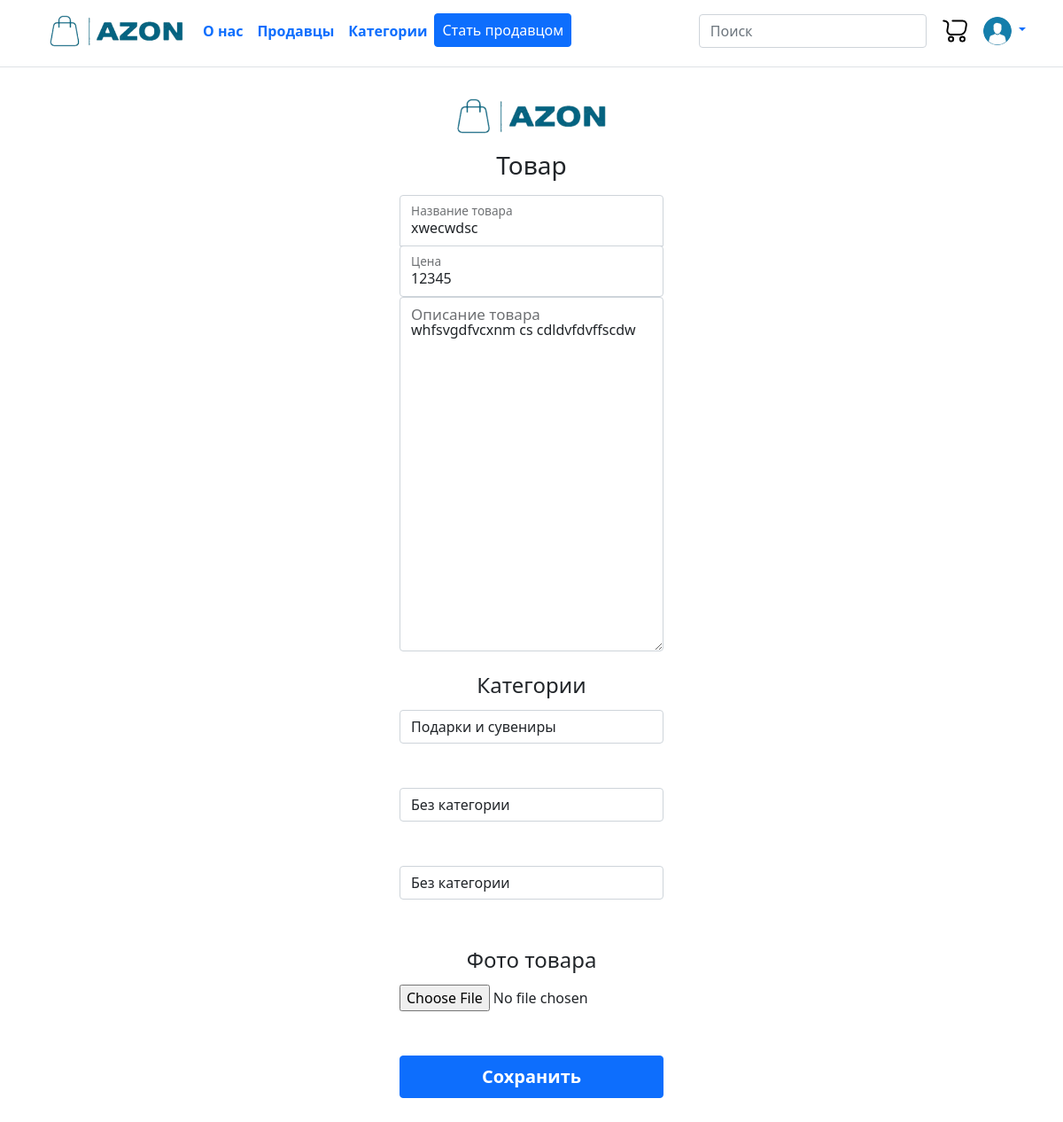
The page /item_change/1 (signed in) on the database as committed earlier.
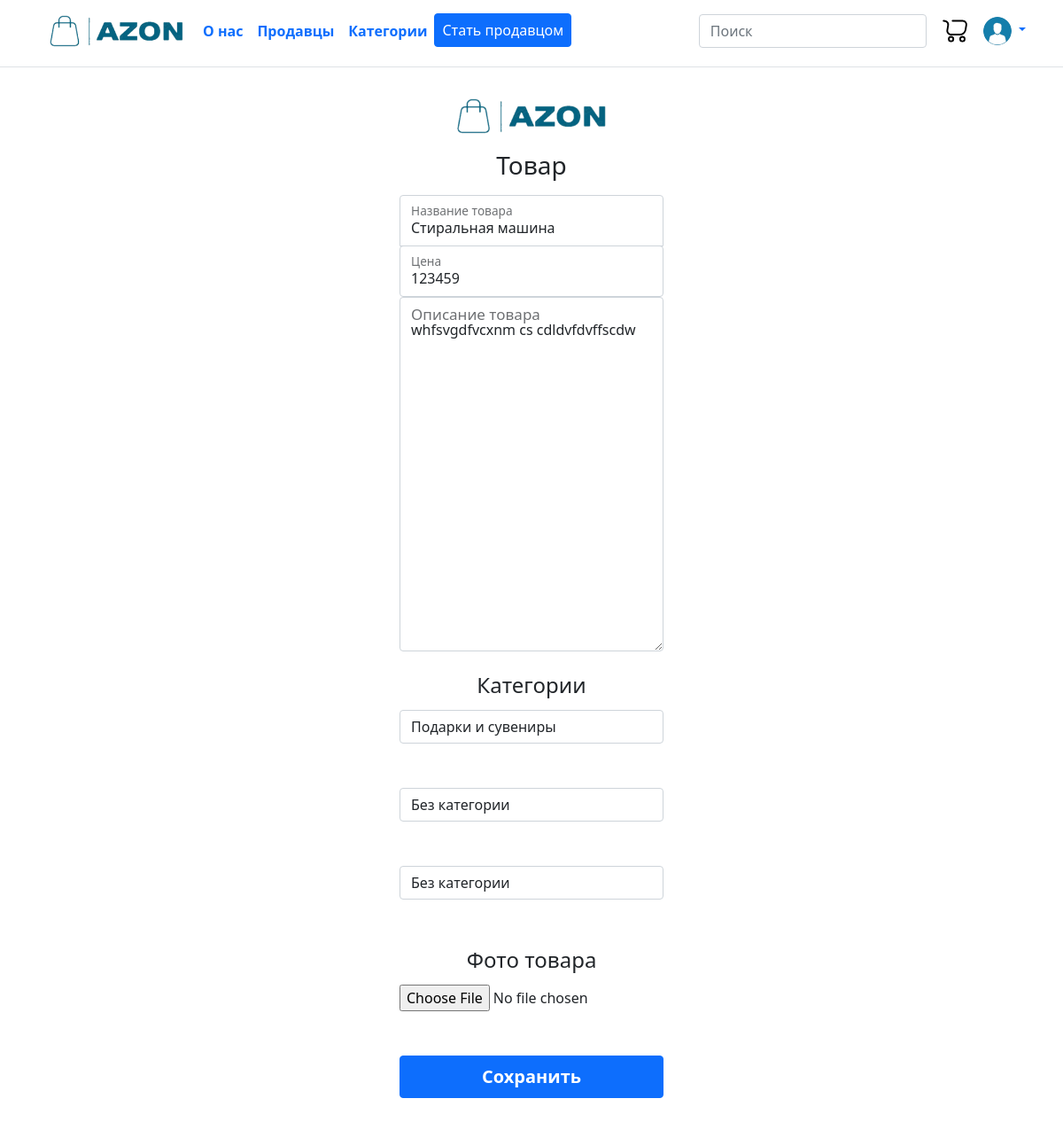
The same page on the database as committed later.
### data/items.py (models this page shows)
class Item(SqlAlchemyBase):
    __tablename__ = 'items'
    id = sa.Column(sa.Integer, primary_key=True, autoincrement=True)
    name = sa.Column(sa.String, nullable=False)
    price = sa.Column(sa.Integer, nullable=False)
    about = sa.Column(sa.String, nullable=False)
    img = sa.Column(sa.LargeBinary, nullable=False)
    category_id = sa.Column(sa.Integer, sa.ForeignKey("categories.id"), nullable=False)
    seller_id = sa.Column(sa.Integer, sa.ForeignKey("shops.id"))
    comments = sa.Column(sa.String, nullable=True)
    shop = orm.relationship('Shop')
    category = orm.relationship('Category', back_populates='items')

### main.py (the view, shortened to what this page needs)
@app.route('/item_change/<int:id>', methods=['GET', 'POST'])
@login_required
def item_change(id: int):
    form = ItemForm()
    db_sess = db_session.create_session()
    item = db_sess.query(Item).filter(Item.id == id).first()
    if not item:
        abort(404)
    if request.method == 'GET':
        logo_data = base64.b64encode(item.img).decode('utf-8')
        categories = item.category_id.split(',')
        ctgr = []
        for category_id in categories:
            category = db_sess.query(Category).get(int(category_id))
            if category:
                ctgr.append(category)
        form.name.data = item.name
        form.price.data = item.price
        form.about.data = item.about
        form.category1.data = ctgr[0].name if ctgr else ''
        form.category2.data = ctgr[1].name if len(ctgr) > 1 else ''
        form.category3.data = ctgr[2].name if len(ctgr) > 2 else ''
        form.img.data = logo_data
    return render_template('item-register.html', title='Изменение данных', form=form)

### forms/itemform.py
class ItemForm(FlaskForm):
    name = StringField('Название товара', validators=[DataRequired()])
    price = IntegerField('Цена', validators=[DataRequired()])
    about = TextAreaField('О товаре', validators=[DataRequired()])
    img = FileField('Фотография товара', validators=[DataRequired()])
    category1 = SelectField('Выберите категорию товара', validators=[DataRequired()], choices=categories,
                            render_kw={"class": "form-control", "id": "category3"})
    category2 = SelectField('Выберите категорию товара', choices=categories,
                            render_kw={"class": "form-control", "id": "category3"})
    category3 = SelectField('Выберите категорию товара', choices=categories,
                            render_kw={"class": "form-control", "id": "category3"})
    submit = SubmitField('Сохранить', validators=[DataRequired()])

### data/db_session.py (called while the page is built)
def create_session() -> Session:
    global __factory
    return __factory()

### main.py (called while the page is built)
@login_manager.user_loader
def load_user(user_id):
    db_sess = db_session.create_session()
    return db_sess.query(User).get(user_id)

### templates/item-register.html (shortened to what this page needs)
{% extends "base.html" %}
{% block content %}
<head>
    <link rel="stylesheet" href="{{ url_for('static', filename='css/shopreg.css') }}">
</head>
<main class="form-signin w-100 m-auto">
<form action="" method="post" enctype="multipart/form-data">
    <a href="/"><img src="{{ url_for('static', filename='img/header/logo.png') }}" width="200px"></a>
    <h1 class="h3 mb-3 fw-normal">Товар</h1>
    <div class="form-floating">
        {{ form.name(type="text", class="form-control", id="floatingInput", placeholder="Название товара") }}
        <label for="floatingInput">Название товара</label>
    </div>
    <div class="form-floating">
        {{ form.price(type="number", class="form-control", id="floatingInput", placeholder="Цена") }}
        <label for="floatingInput">Цена</label>
    </div>
    <div class="form-floating">
        {{ form.about(class="form-control", id="floatingPassword", style="height: 400px") }}
        <label for="floatingPassword" class="fs-5">Описание товара</label>
    </div>
    <div class="form-group">
        <label for="category1" class="fs-4" style="margin-bottom: 10px">Категории</label>
        {{ form.category1(class="form-control", id="category1") }}
    </div>
    <div class="form-group">
        {{ form.category2(class="form-control", id="category2") }}
    </div>
    <div class="form-group">
        {{ form.category3(class="form-control", id="category3") }}
    </div>
    <div class="form-group">
        <label for="img" class="fs-4" style="margin-bottom: 10px">Фото товара</label>
        {{ form.img(type="file", class="form-control-file", id="img", placeholder="Фото") }}
    </div>
    <p>{{ form.submit(class="btn btn-primary w-100 py-2 fs-5 fw-bold", type="submit") }}</p>
  </form>
</main>
{% endblock %}

Rows that differ between the two databases and show on the page:
changed Item "whfsvgdfvcxnm cs cdldvfdvffscdw": name "xwecwdsc" → "Стиральная машина"; price "12345" → "123459"
